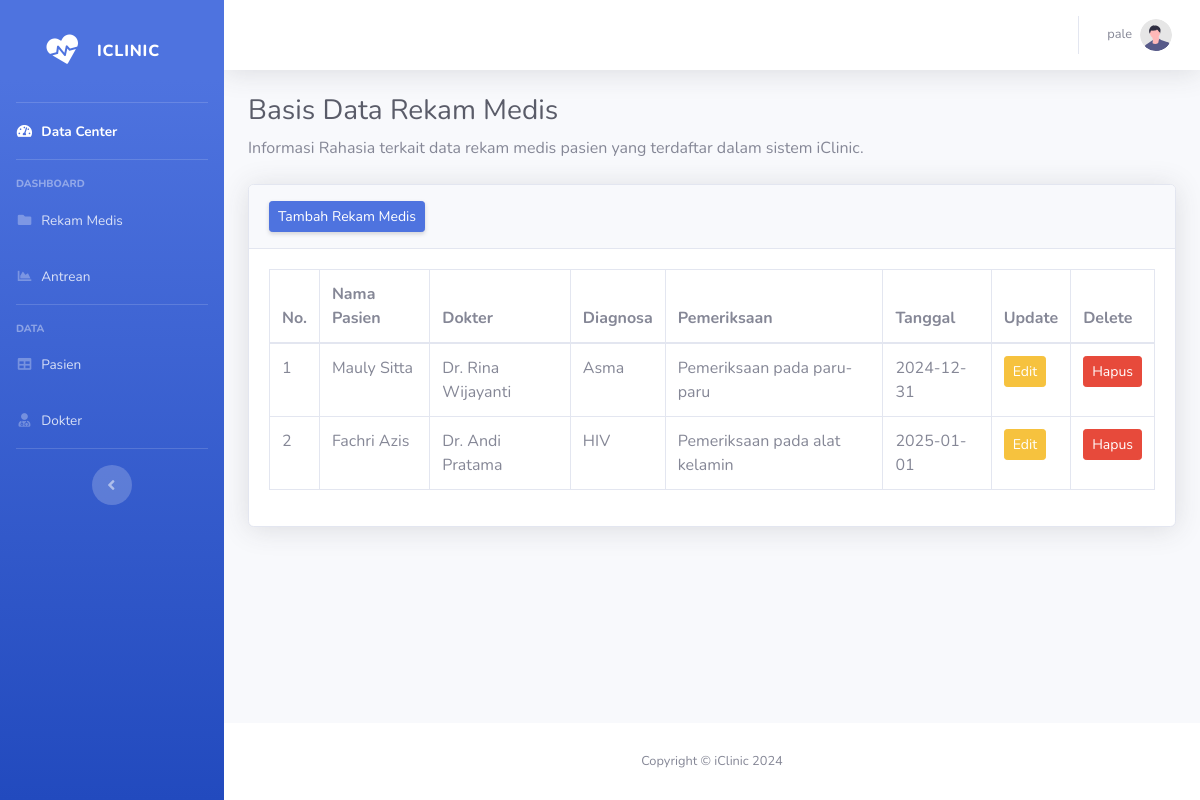
Page /admin/rekam-medis.php (signed in) on the committed database.
### tables this page shows
CREATE TABLE `rekam_medis` (
  `id_rekam_medis` int(11) NOT NULL,
  `id_pasien` int(11) NOT NULL,
  `id_dokter` int(11) NOT NULL,
  `tanggal` date NOT NULL,
  `diagnosa` varchar(255) NOT NULL,
  `pemeriksaan` varchar(255) NOT NULL,
  `created_at` timestamp NOT NULL DEFAULT current_timestamp()
);

CREATE TABLE `pasien` (
  `id_pasien` int(11) NOT NULL,
  `nama_pasien` varchar(255) NOT NULL,
  `tanggal_lahir` date NOT NULL,
  `jenis_kelamin` enum('Laki-laki','Perempuan') NOT NULL,
  `alamat` varchar(255) NOT NULL,
  `email` varchar(50) NOT NULL,
  `created_at` timestamp NOT NULL DEFAULT current_timestamp()
);

CREATE TABLE `dokter` (
  `id_dokter` int(11) NOT NULL,
  `nama` varchar(255) NOT NULL,
  `spesialisasi` varchar(100) NOT NULL,
  `alamat` varchar(255) NOT NULL,
  `email` varchar(50) NOT NULL
);

### admin/rekam-medis.php (the view, shortened to what this page needs)
<?php
    include "../layout/header.php";
    $query_rekam_medis = mysqli_query($conn, "SELECT
                                                                rm.id_rekam_medis,
                                                                p.nama_pasien,
                                                                d.nama,
                                                                rm.tanggal,
                                                                rm.diagnosa,
                                                                rm.pemeriksaan
                                                            FROM
                                                                rekam_medis rm
                                                            JOIN
                                                                pasien p ON rm.id_pasien = p.id_pasien
                                                            JOIN
                                                                dokter d ON rm.id_dokter = d.id_dokter
                                                            ORDER BY
                                                                rm.id_rekam_medis ASC");
?>
                <div class="container-fluid">
                    <h1 class="h3 mb-2 text-gray-800">Basis Data Rekam Medis</h1>
                    <p class="mb-4">Informasi Rahasia terkait data rekam medis pasien yang terdaftar dalam sistem iClinic.</p>
                    <div class="card shadow mb-4">
                        <div class="card-header py-3">
                            <a href="tambah-rekam-medis.php" class="d-none d-sm-inline-block btn btn-sm btn-primary shadow-sm">Tambah Rekam Medis</a>
                        </div>
                        <div class="card-body">
                            <div class="table-responsive">
                                <table class="table table-bordered" id="dataTable" width="100%" cellspacing="0">
                                    <thead>
                                        <tr>
                                            <th>No.</th>
                                            <th>Nama Pasien</th>
                                            <th>Dokter</th>
                                            <th>Diagnosa</th>
                                            <th>Pemeriksaan</th>
                                            <th>Tanggal</th>
                                            <th>Update</th>
                                            <th>Delete</th>
                                        </tr>
                                    </thead>
                                    <tbody>
                                        <?php
                                        $angka_basisdata = 1;
                                        while ($basis_data_record = mysqli_fetch_assoc($query_rekam_medis)) { ?>
                                            <tr>
                                                <td><?php echo $angka_basisdata++ ?></td>
                                                <td><?php echo $basis_data_record['nama_pasien'] ?></td>
                                                <td><?php echo $basis_data_record['nama'] ?></td>
                                                <td><?php echo $basis_data_record['diagnosa'] ?></td>
                                                <td><?php echo $basis_data_record['pemeriksaan'] ?></td>
                                                <td><?php echo $basis_data_record['tanggal'] ?></td>
                                                <td><a href="edit-rekam-medis.php?edit=<?php echo $basis_data_record['id_rekam_medis'] ?>" class="btn btn-warning btn-sm">Edit</a></td>
                                                <td><a href="../layout/header.php?delete=<?php echo $basis_data_record['id_rekam_medis'] ?>" class="btn btn-danger btn-sm">Hapus</a></td>
                                            </tr>
                                        <?php } ?>
                                    </tbody>
                                </table>
                            </div>
                        </div>
                    </div>
                </div>
            </div>
<?php include "../layout/footer.php" ?>

### rows in the picture
rekam_medis: id_pasien.nama_pasien "Mauly Sitta", id_dokter.nama "Dr. Rina Wijayanti", diagnosa "Asma", pemeriksaan "Pemeriksaan pada paru-paru", tanggal "2024-12-31"
rekam_medis: id_pasien.nama_pasien "Fachri Azis", id_dokter.nama "Dr. Andi Pratama", diagnosa "HIV", pemeriksaan "Pemeriksaan pada alat kelamin", tanggal "2025-01-01"

### other values in the picture
$_SESSION['nama'] "pale"
